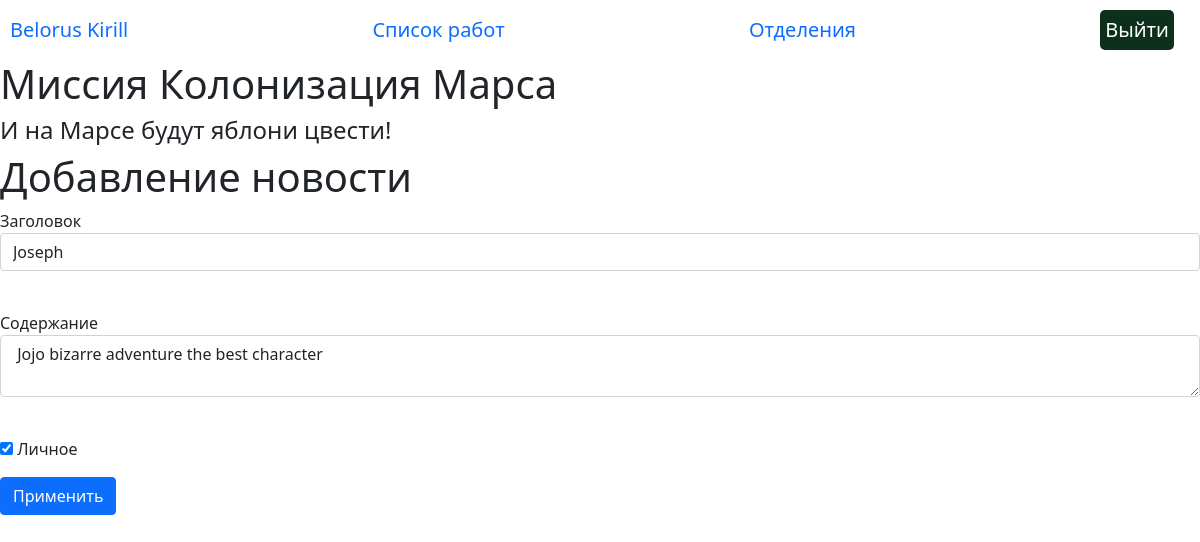
The app's page /news/6 (signed in) with its own data.
### data/__all_models.py (models this page shows, shortened)
class User(SqlAlchemyBase, UserMixin, SerializerMixin):
    __tablename__ = 'users'
    id = sqlalchemy.Column(sqlalchemy.Integer,
                           primary_key=True, autoincrement=True)
    name = sqlalchemy.Column(sqlalchemy.String, nullable=True)
    surname = sqlalchemy.Column(sqlalchemy.String, nullable=True)
    age = sqlalchemy.Column(sqlalchemy.String, nullable=True)
    position = sqlalchemy.Column(sqlalchemy.String, nullable=True)
    speciality = sqlalchemy.Column(sqlalchemy.String, nullable=True)
    address = sqlalchemy.Column(sqlalchemy.String, nullable=True)
    email = sqlalchemy.Column(sqlalchemy.String, unique=True,
                              index=True, nullable=True)
    hashed_password = sqlalchemy.Column(sqlalchemy.String, nullable=True)
    modified_date = sqlalchemy.Column(sqlalchemy.DateTime,
                                      default=datetime.datetime.now)
    city_from = sqlalchemy.Column(sqlalchemy.String)
    news = orm.relationship("News", back_populates='user')
    jobs = orm.relationship("Jobs", back_populates='user')
    department = orm.relationship("Department", back_populates='user')

class News(SqlAlchemyBase, SerializerMixin):
    __tablename__ = 'news'
    id = sqlalchemy.Column(sqlalchemy.Integer,
                           primary_key=True, autoincrement=True)
    title = sqlalchemy.Column(sqlalchemy.String, nullable=True)
    content = sqlalchemy.Column(sqlalchemy.String, nullable=True)
    created_date = sqlalchemy.Column(sqlalchemy.DateTime,
                                     default=datetime.datetime.now)
    is_private = sqlalchemy.Column(sqlalchemy.Boolean, default=True)
    user_id = sqlalchemy.Column(sqlalchemy.Integer,
                                sqlalchemy.ForeignKey("users.id"))
    user = orm.relationship('User', back_populates='news')

### main.py (the view, shortened to what this page needs)
@app.route('/news/<int:news_id>', methods=['GET', 'POST'])
@login_required
def edit_news(news_id):
    form = NewsForm()
    if request.method == "GET":
        db_sess = create_session()
        news = db_sess.query(News).filter(News.id == news_id,
                                          News.user == current_user
                                          ).first()
        if news:
            form.title.data = news.title
            form.content.data = news.content
            form.is_private.data = news.is_private
        else:
            abort(404)
    return render_template('news.html',
                           title='Редактирование новости',
                           form=form
                           )

### forms/news.py
class NewsForm(FlaskForm):
    title = StringField('Заголовок', validators=[DataRequired()])
    content = TextAreaField("Содержание")
    is_private = BooleanField("Личное")
    submit = SubmitField('Применить')

### data/db_session.py (called while the page is built)
def create_session() -> Session:
    global __factory
    return __factory()

### main.py (called while the page is built)
@login_manager.user_loader
def load_user(user_id):
    db_sess = create_session()
    user = db_sess.query(User).get(user_id)
    return user

### templates/news.html (shortened to what this page needs)
{% extends "base.html" %}
{% block profession %}
<h1>Добавление новости</h1>
<form action="" method="post">
    <p>
        {{ form.title.label }}<br>
        {{ form.title(class="form-control") }}<br>
    </p>
    <p>
        {{ form.content.label }}<br>
        {{ form.content(class="form-control") }}<br>
    </p>
    <p>{{ form.is_private() }} {{ form.is_private.label }}</p>
    <p>{{ form.submit(type="submit", class="btn btn-primary") }}</p>
</form>
{% endblock %}

### templates/base.html (shortened to what this page needs)
<!DOCTYPE html>
<html lang="en">
<head>
    <link rel="stylesheet" href={{url_for('static', filename="css/style.css" )}}>
    <link rel="stylesheet"
          href="https://cdn.jsdelivr.net/npm/bootstrap@5.0.0-beta1/dist/css/bootstrap.min.css"
>
</head>
<body>
<nav class="manage-panel">
    {% if current_user.is_authenticated %}
        <a class="navbar-brand" href="/">{{current_user.surname}} {{ current_user.name }}</a>
        <a class="navbar-brand" href="/job_list">Список работ</a>
        <a class="navbar-brand" href="/departments">Отделения</a>
        <a class="quit-button navbar-brand" href="/logout">Выйти</a>
    {% else %}
    <p>
        <a class="btn btn-primary " href="/register">Зарегистрироваться</a>
        <a class="btn btn-success" href="/login">Войти</a>
    </p>
    {% endif %}
</nav>
<h1>Миссия Колонизация Марса</h1>
<h4>И на Марсе будут яблони цвести!</h4>
<div class="content">
    {% block profession %}{% endblock %}
</div>
</body>
</html>

### static/css/style.css (style rules this page uses)
.manage-panel { margin: 10px; display: flex; justify-content: space-between; }
.quit-button { background-color: #0c301c; border-radius: 5px; padding: 0 5px; color: white; }
.form-control { width: 300px; }

### records on screen
User: surname "Belorus", name "Kirill"
News: title "Joseph", content "Jojo bizarre adventure the best character", is_private "☑"
